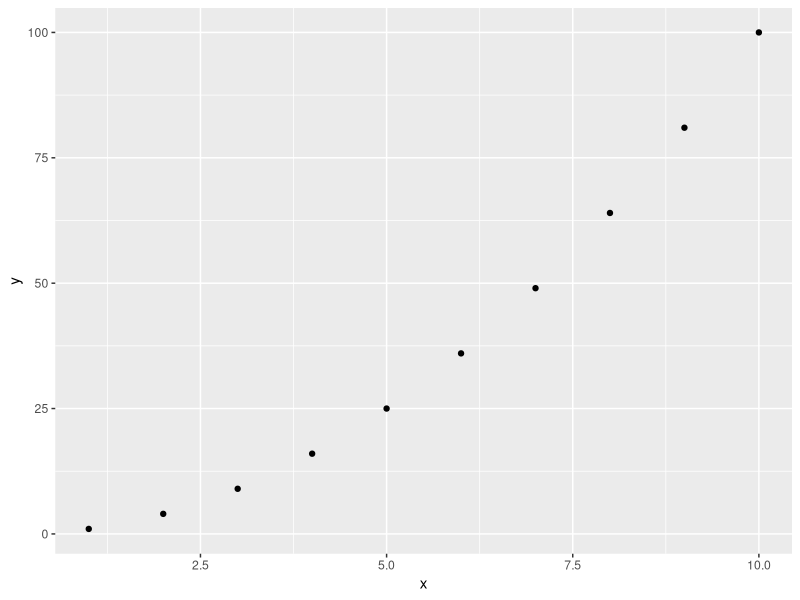
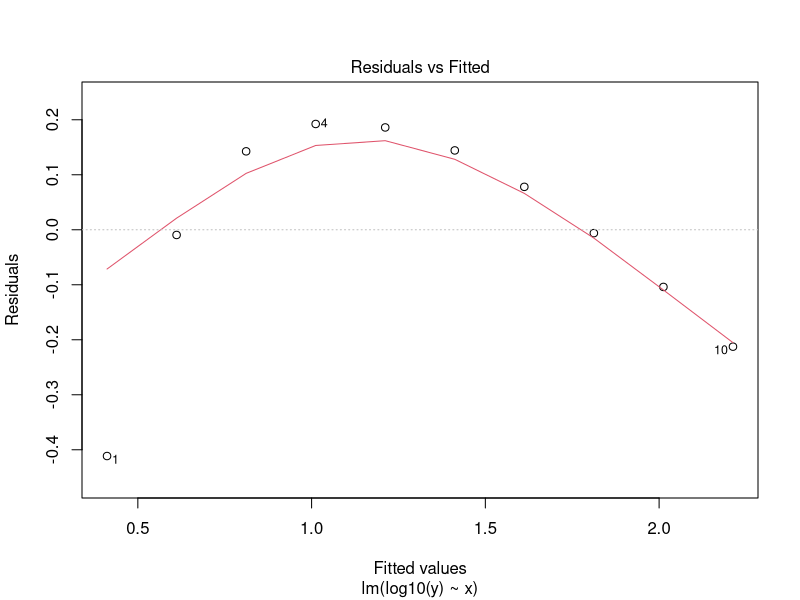
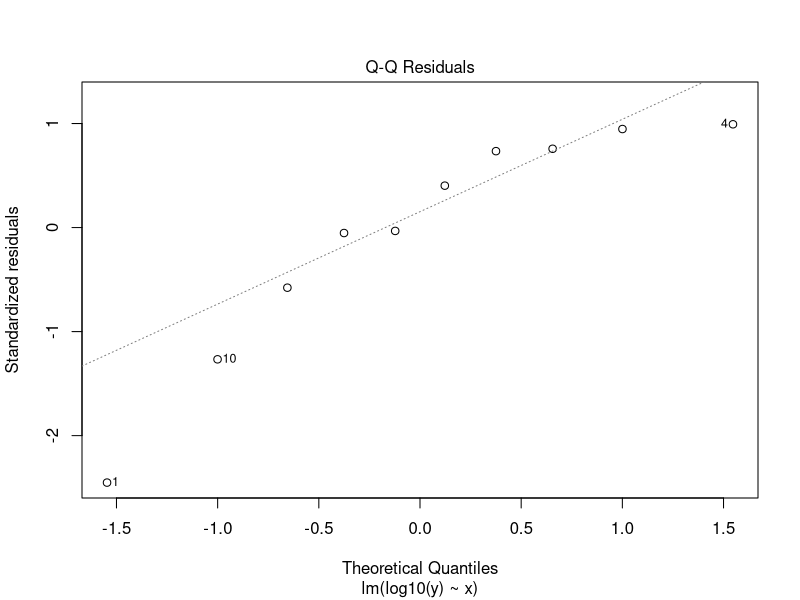
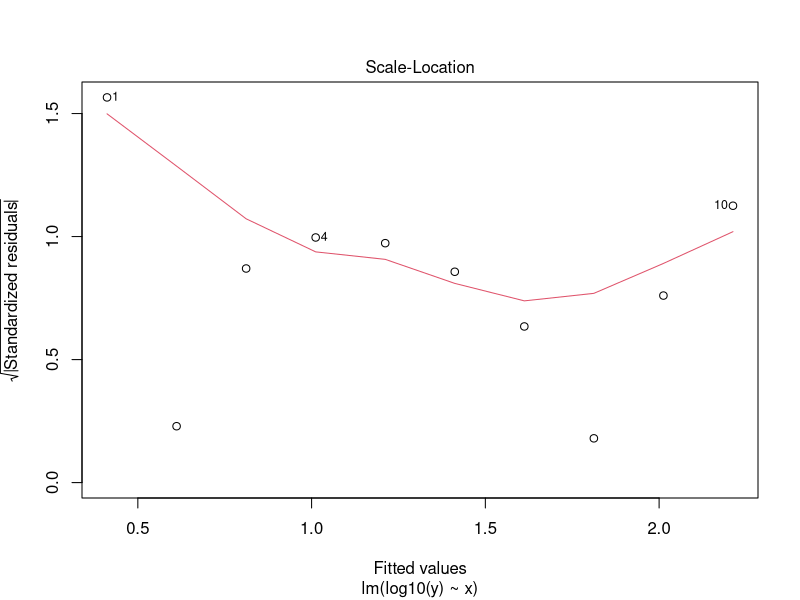
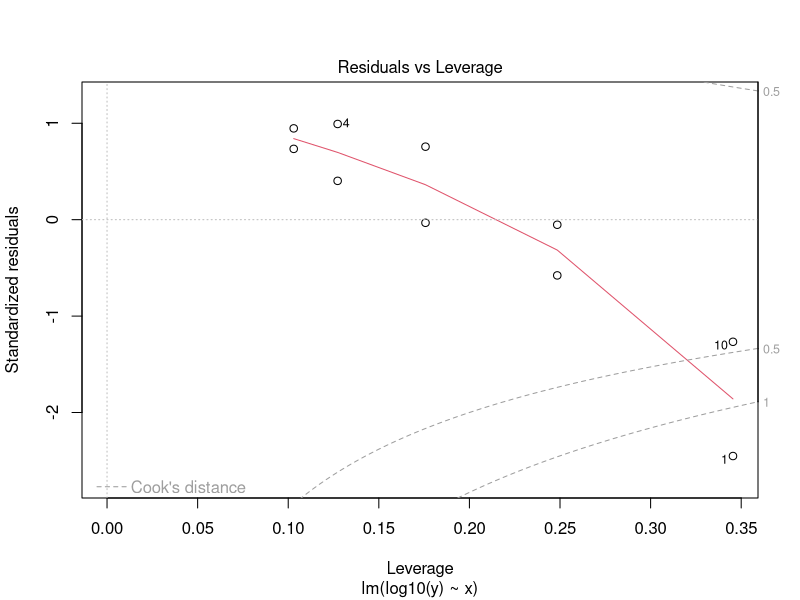

Write R code to recreate these figures, in order.
require(tidyverse)
require(mgcv)

x <- seq(10)
y <- x^2

data <- data.frame(x=x,
                   y=y)

ggplot(data) + geom_point(aes(x,y))

mod <- lm(log10(y)~x,data)

plot(mod)
